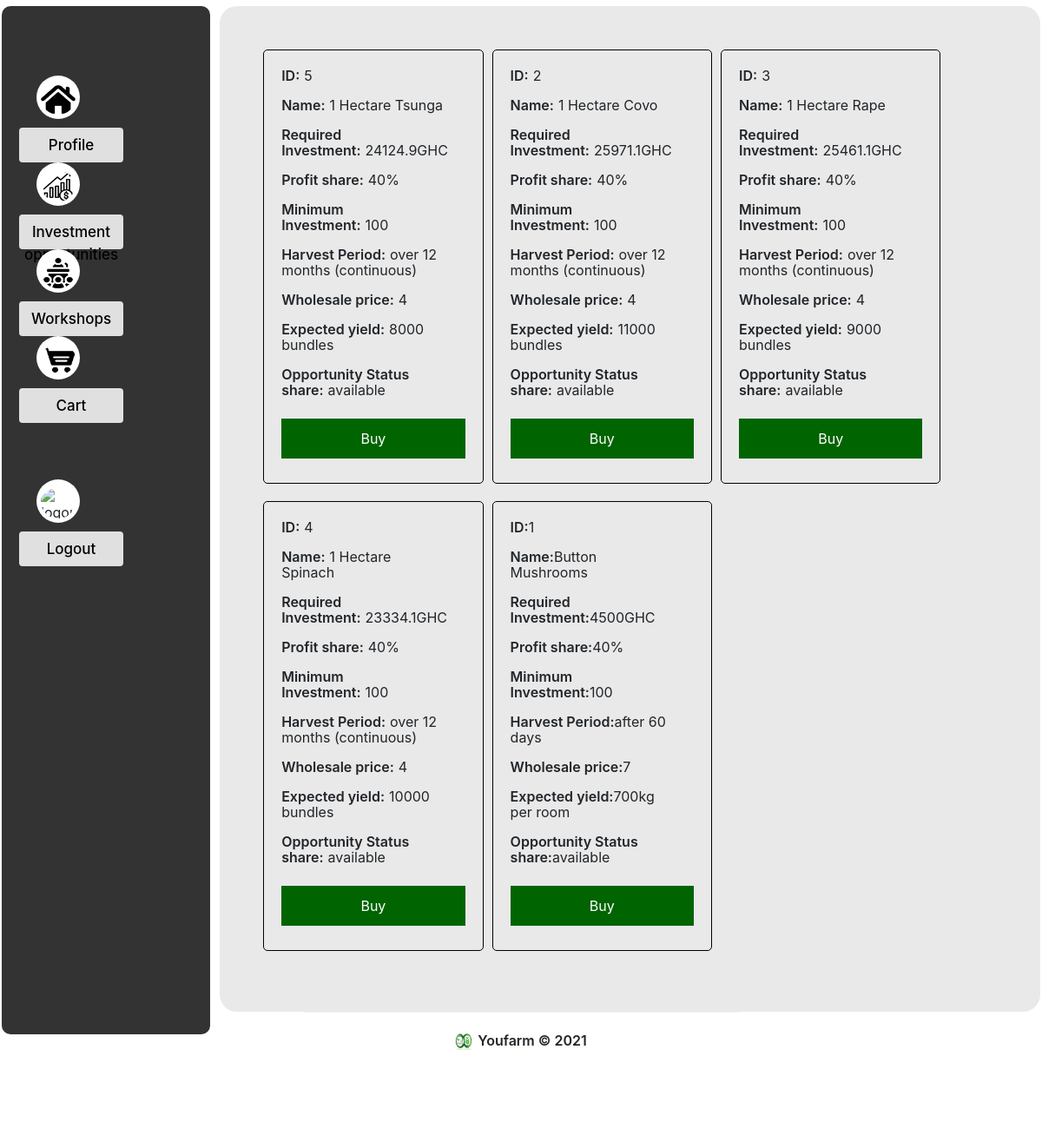
Screenshot of /Investment_opportunities.php with the database file from the repository.
### tables this page shows
CREATE TABLE `investmentopportunity` (
  `opportunity_id` int(11) NOT NULL,
  `oppname` varchar(50) DEFAULT NULL,
  `requiredinvestment` float DEFAULT NULL,
  `profitshare` varchar(5) DEFAULT NULL,
  `miniinvestment` float DEFAULT NULL,
  `harvestperiod` varchar(100) DEFAULT NULL,
  `wholesaleprice` float DEFAULT NULL,
  `expectedyield` varchar(100) DEFAULT NULL,
  `oppstatus` enum('available','taken') DEFAULT NULL
);

### Investment_opportunities.php (the view, shortened to what this page needs)
<?php require("database_credentials.php");
    $conn = new mysqli(servername,username,password,dbname);
    $sql = "Select opportunity_id, oppname, requiredinvestment, profitshare, miniinvestment,harvestperiod, wholesaleprice, expectedyield, oppstatus from investmentopportunity";
    $results= $conn->query($sql);
    $rows1 = mysqli_fetch_assoc($results);
    $product_id1 = $rows1["opportunity_id"];
    $product_name1 =$rows1["oppname"];
    $product_requiredinvestment1 =$rows1["requiredinvestment"];
    $product_profitshare1=$rows1["profitshare"];
    $product_miniinvestment1 =$rows1["miniinvestment"];
    $product_harvestperiod1 =$rows1["harvestperiod"];
    $product_wholesaleprice1 =$rows1["wholesaleprice"];
    $product_expectedyield1 =$rows1["expectedyield"];
    $product_oppstatus1 =$rows1["oppstatus"];
    $rows2 = mysqli_fetch_assoc($results);
    $product_id2 = $rows2["opportunity_id"];
    $product_name2 =$rows2["oppname"];
    $product_requiredinvestment2 =$rows2["requiredinvestment"];
    $product_miniinvestment2 =$rows2["miniinvestment"];
    $product_harvestperiod2 =$rows2["harvestperiod"];
    $product_wholesaleprice2 =$rows2["wholesaleprice"];
    $product_expectedyield2 =$rows2["expectedyield"];
    $product_oppstatus2 =$rows2["oppstatus"];
    $rows3 = mysqli_fetch_assoc($results);
    $product_id3 = $rows3["opportunity_id"];
    $product_name3 =$rows3["oppname"];
    $product_requiredinvestment3 =$rows3["requiredinvestment"];
    $product_profitshare3=$rows3["profitshare"];
    $product_miniinvestment3 =$rows3["miniinvestment"];
    $product_harvestperiod3 =$rows3["harvestperiod"];
    $product_wholesaleprice3 =$rows3["wholesaleprice"];
    $product_expectedyield3=$rows3["expectedyield"];
    $product_oppstatus3 =$rows3["oppstatus"];
    $rows4 = mysqli_fetch_assoc($results);
    $product_id4 = $rows4["opportunity_id"];
    $product_name4 =$rows4["oppname"];
    $product_requiredinvestment4 =$rows4["requiredinvestment"];
    $product_profitshare4=$rows4["profitshare"];
    $product_miniinvestment4 =$rows4["miniinvestment"];
    $product_harvestperiod4 =$rows4["harvestperiod"];
    $product_wholesaleprice4 =$rows4["wholesaleprice"];
    $product_expectedyield4 =$rows4["expectedyield"];
    $product_oppstatus4 =$rows4["oppstatus"];
    $rows5= mysqli_fetch_assoc($results);
    $product_id5 = $rows5["opportunity_id"];
    $product_name5=$rows5["oppname"];
    $product_requiredinvestment5 =$rows5["requiredinvestment"];
    $product_profitshare5=$rows5["profitshare"];
    $product_miniinvestment5 =$rows5["miniinvestment"];
    $product_harvestperiod5 =$rows5["harvestperiod"];
    $product_wholesaleprice5 =$rows5["wholesaleprice"];
    $product_expectedyield5 =$rows5["expectedyield"];
    $product_oppstatus5 =$rows5["oppstatus"];
?>
<!doctype html>
<html lang="en">
  <head>
    <link rel="stylesheet" href="https://stackpath.bootstrapcdn.com/bootstrap/4.3.1/css/bootstrap.min.css">
    <link rel="stylesheet" href="css/styling.css">
  </head>
   <body>
    <section>
        <div class="dashboard">
            <div class="sidebar">
                <span><img src="assets/home-icon-silhouette.png" alt="home-icon"/><a href="profile.php">Profile</a> </span>
                <span><img src="assets/profits.png" alt="opportunityicon"/><a href="Investment_opportunities.php">Investment opportunities</a> </span>
                <span><img src="assets/conference.png" alt="event-icon"/><a href="Workshops.php">Workshops</a> </span>
                <span><img src="assets/shopping-cart.png" alt="cart-icon"/><a href="cart.php">Cart</a> </span>
                <span style="margin-top:150px;"><img src="assets/logout.png" alt="logout-icon"/><a href="youfarmlogin.php">Logout</a> </span>
            </div>
            <div class="display-dashboard">
                <form action="Investment_opportunities.php" method="post">
                    <div class="left">
                        <span class="description">
                            <p style="width:90%; display:block;"><bold style="font-weight:600; margin-right:5px;">ID:</bold><?php echo $product_id5 ?></p>
                            <p style="width:90%; display:block;"><bold style="font-weight:600; margin-right:5px;">Name:</bold><?php echo $product_name5 ?></p>
                            <p style="width:90%; display:block;"><bold style="font-weight:600; margin-right:5px;">Required Investment:</bold><?php echo $product_requiredinvestment5 ?>GHC</p>
                            <p style="width:90%; display:block;"><bold style="font-weight:600; margin-right:5px;">Profit share:</bold><?php echo $product_profitshare5 ?></p>
                            <p style="width:90%; display:block;"><bold style="font-weight:600; margin-right:5px;">Minimum Investment:</bold><?php echo $product_miniinvestment5 ?></p>
                            <p style="width:90%; display:block;"><bold style="font-weight:600; margin-right:5px;">Harvest Period:</bold><?php echo $product_harvestperiod5 ?></p>
                            <p style="width:90%; display:block;"><bold style="font-weight:600; margin-right:5px;">Wholesale price:</bold><?php echo $product_wholesaleprice5 ?></p>
                            <p style="width:90%; display:block;"><bold style="font-weight:600; margin-right:5px;">Expected yield:</bold><?php echo $product_expectedyield5 ?></p>
                            <p style="width:90%; display:block;"><bold style="font-weight:600; margin-right:5px;">Opportunity Status share:</bold><?php echo $product_oppstatus5 ?></p>
                            <input style="background-color:darkgreen" type="submit" name="buy5" value="Buy">
                        </span>
                        <span class="description">
                            <p style="width:90%; display:block;"><bold style="font-weight:600; margin-right:5px;">ID:</bold><?php echo $product_id2 ?></p>
                            <p style="width:90%; display:block;"><bold style="font-weight:600; margin-right:5px;">Name:</bold><?php echo $product_name2 ?></p>
                            <p style="width:90%; display:block;"><bold style="font-weight:600; margin-right:5px;">Required Investment:</bold><?php echo $product_requiredinvestment2 ?>GHC</p>
                            <p style="width:90%; display:block;"><bold style="font-weight:600; margin-right:5px;">Profit share:</bold><?php echo $product_profitshare5 ?></p>
                            <p style="width:90%; display:block;"><bold style="font-weight:600; margin-right:5px;">Minimum Investment:</bold><?php echo $product_miniinvestment2 ?></p>
                            <p style="width:90%; display:block;"><bold style="font-weight:600; margin-right:5px;">Harvest Period:</bold><?php echo $product_harvestperiod2 ?></p>
                            <p style="width:90%; display:block;"><bold style="font-weight:600; margin-right:5px;">Wholesale price:</bold><?php echo $product_wholesaleprice2 ?></p>
                            <p style="width:90%; display:block;"><bold style="font-weight:600; margin-right:5px;">Expected yield:</bold><?php echo $product_expectedyield2 ?></p>
                            <p style="width:90%; display:block;"><bold style="font-weight:600; margin-right:5px;">Opportunity Status share:</bold><?php echo $product_oppstatus2 ?></p>
                            <input style="background-color:darkgreen" type="submit" name="buy2" value="Buy" >
                        </span>
                        <span class="description">
                            <p style="width:90%; display:block;"><bold style="font-weight:600; margin-right:5px;">ID:</bold><?php echo $product_id3 ?></p>
                            <p style="width:90%; display:block;"><bold style="font-weight:600; margin-right:5px;">Name:</bold><?php echo $product_name3 ?></p>
                            <p style="width:90%; display:block;"><bold style="font-weight:600; margin-right:5px;">Required Investment:</bold><?php echo $product_requiredinvestment3 ?>GHC</p>
                            <p style="width:90%; display:block;"><bold style="font-weight:600; margin-right:5px;">Profit share:</bold><?php echo $product_profitshare3 ?></p>
                            <p style="width:90%; display:block;"><bold style="font-weight:600; margin-right:5px;">Minimum Investment:</bold><?php echo $product_miniinvestment3 ?></p>
                            <p style="width:90%; display:block;"><bold style="font-weight:600; margin-right:5px;">Harvest Period:</bold><?php echo $product_harvestperiod3 ?></p>
                            <p style="width:90%; display:block;"><bold style="font-weight:600; margin-right:5px;">Wholesale price:</bold><?php echo $product_wholesaleprice3 ?></p>
                            <p style="width:90%; display:block;"><bold style="font-weight:600; margin-right:5px;">Expected yield:</bold><?php echo $product_expectedyield3 ?></p>
                            <p style="width:90%; display:block;"><bold style="font-weight:600; margin-right:5px;">Opportunity Status share:</bold><?php echo $product_oppstatus3 ?></p>
                            <input style="background-color:darkgreen" type="submit" name="buy3" value="Buy" >
                        </span>
                    </div>
                    <div class="left">
                        <span class="description">
                            <p style="width:90%; display:block;"><bold style="font-weight:600; margin-right:5px;">ID:</bold><?php echo $product_id4 ?></p>
                            <p style="width:90%; display:block;"><bold style="font-weight:600; margin-right:5px;">Name:</bold><?php echo $product_name4 ?></p>
                            <p style="width:90%; display:block;"><bold style="font-weight:600; margin-right:5px;">Required Investment:</bold><?php echo $product_requiredinvestment4 ?>GHC</p>
                            <p style="width:90%; display:block;"><bold style="font-weight:600; margin-right:5px;">Profit share:</bold><?php echo $product_profitshare4 ?></p>
                            <p style="width:90%; display:block;"><bold style="font-weight:600; margin-right:5px;">Minimum Investment:</bold><?php echo $product_miniinvestment4 ?></p>
                            <p style="width:90%; display:block;"><bold style="font-weight:600; margin-right:5px;">Harvest Period:</bold><?php echo $product_harvestperiod4 ?></p>
                            <p style="width:90%; display:block;"><bold style="font-weight:600; margin-right:5px;">Wholesale price:</bold><?php echo $product_wholesaleprice4 ?></p>
                            <p style="width:90%; display:block;"><bold style="font-weight:600; margin-right:5px;">Expected yield:</bold><?php echo $product_expectedyield4 ?></p>
                            <p style="width:90%; display:block;"><bold style="font-weight:600; margin-right:5px;">Opportunity Status share:</bold><?php echo $product_oppstatus4 ?></p>
                            <input style="background-color:darkgreen" type="submit" name="buy4" value="Buy" >
                        </span>
                        <span class="description">
                            <p style="width:90%; display:block;"><bold style="font-weight:600;">ID:</bold><?php echo $product_id1 ?></p>
                            <p style="width:90%; display:block;"><bold style="font-weight:600;">Name:</bold><?php echo $product_name1 ?></p>
                            <p style="width:90%; display:block;"><bold style="font-weight:600; ">Required Investment:</bold><?php echo $product_requiredinvestment1 ?>GHC</p>
                            <p style="width:90%; display:block;"><bold style="font-weight:600; ">Profit share:</bold><?php echo $product_profitshare1 ?></p>
                            <p style="width:90%; display:block;"><bold style="font-weight:600; ">Minimum Investment:</bold><?php echo $product_miniinvestment1 ?></p>
                            <p style="width:90%; display:block;"><bold style="font-weight:600;">Harvest Period:</bold><?php echo $product_harvestperiod1 ?></p>
                            <p style="width:90%; display:block;"><bold style="font-weight:600; ">Wholesale price:</bold><?php echo $product_wholesaleprice1 ?></p>
                            <p style="width:90%; display:block;"><bold style="font-weight:600;">Expected yield:</bold><?php echo $product_expectedyield1 ?></p>
                            <p style="width:90%; display:block;"><bold style="font-weight:600;">Opportunity Status share:</bold><?php echo $product_oppstatus1 ?></p>
                            <input style="background-color:darkgreen" type="submit" name="buy1" value="Buy">
                        </span>
                    </div>
                </form>
            </div>
        </div>
    </section>
    <footer style="clear:both;">
        <p><img src="assets/logo.jpg" alt="footer-image" class="footer-image"> Youfarm &copy; 2021</p>
    </footer>
  </body>
</html>

### css/styling.css (style rules this page uses)
body { background-color: white; }
* { box-sizing: border-box }
input[type=submit] { background-color: #444444; color: white; padding: 14px 20px; margin: 8px 0; border: none; cursor: pointer; width: 100%; }
div.dashboard { width:100%; height: 100%; margin:0; padding:2px; margin-top:5px; margin-bottom:40px; border-radius:20px; }
div.sidebar { width: 20%; position: fixed; z-index: 1; margin:0; border-radius: 10px; margin-left:0; position:fixed; height:90%; float:left; padding:80px 20px; background-color:#125c1d; }
div.display-dashboard { width:79%; margin-left:1%; height:100%; float:right; padding:50px; background-color:white; border-radius: 20px; background-color:rgb(200, 230, 215); }
div.sidebar span { display:block; margin:auto; width:100%; height:60px; margin-bottom:25px; }
div.sidebar img { width:50px; height:50px; margin-left: 20px; margin-right:20px; padding:5px; padding-top:10px; float:left; background-color:white; border-radius: 50%; }
div.sidebar a { display:block; width:60%; height:40px; padding:5px; padding-top:8px; cursor:pointer; text-align: center; background-color: #E0E0E0; text-decoration: black; color:BLACK; font-size: 17px; font-weight:500; margin-top:10px; float:left; border-radius: 4px; }
div.left { float:left; width:100%; line-height:18px; }
span.description { display:block; border:1px solid black; border-radius: 5px; width:30%; float:left; padding:20px; margin-right:10px; margin-bottom:20px; }
footer { width: 500px; margin:auto; margin-top:100px; height:150px; text-align: center; border-width: 500px; padding-top:20px; border-top:1px solid #f1f1f1; }
img.footer-image { width:50px; height:50px; display:inline; margin-right:2px; }
footer p { font-weight:600; }
div.dashboard { width:100%; height: 100%; margin:0; background-color:white; padding:2px; margin-top:5px; margin-bottom:40px; border-radius:20px; }
div.sidebar { width: 20%; position: fixed; z-index: 1; margin:0; border-radius: 10px; margin-left:0; position:fixed; height:90%; float:left; padding:80px 20px; background-color:#333; }
div.display-dashboard { width:79%; margin-left:1%; height:100%; float:right; background-color:white; border-radius: 20px; background-color:rgb(233, 233, 233); }
div.sidebar img { width:50px; height:50px; margin-left: 20px; margin-right:20px; padding:5px; padding-top:10px; float:left; background-color: white; border-radius: 50%; }
div.sidebar a { display:block; width:60%; height:40px; padding:5px; padding-top:8px; cursor:pointer; text-align: center; background-color: #E0E0E0; text-decoration: none; color:black; font-size: 17px; font-weight:500; margin-top:10px; float:left; border-radius: 4px; }
img.footer-image { width:20px; height:20px; display:inline; margin-right:2px; }

### rows the page displays
investmentopportunity: opportunity_id "5", oppname "1 Hectare Tsunga", requiredinvestment "24124.9", profitshare "40%", miniinvestment "100", harvestperiod "over 12 months (continuous)", wholesaleprice "4", expectedyield "8000 bundles", oppstatus "available"
investmentopportunity: opportunity_id "2", oppname "1 Hectare Covo", requiredinvestment "25971.1", miniinvestment "100", harvestperiod "over 12 months (continuous)", wholesaleprice "4", expectedyield "11000 bundles", oppstatus "available"
investmentopportunity: opportunity_id "3", oppname "1 Hectare Rape", requiredinvestment "25461.1", profitshare "40%", miniinvestment "100", harvestperiod "over 12 months (continuous)", wholesaleprice "4", expectedyield "9000 bundles", oppstatus "available"
investmentopportunity: opportunity_id "4", oppname "1 Hectare Spinach", requiredinvestment "23334.1", profitshare "40%", miniinvestment "100", harvestperiod "over 12 months (continuous)", wholesaleprice "4", expectedyield "10000 bundles", oppstatus "available"
investmentopportunity: opportunity_id "1", oppname "Button Mushrooms", requiredinvestment "4500", profitshare "40%", miniinvestment "100", harvestperiod "after 60 days", wholesaleprice "7", expectedyield "700kg per room", oppstatus "available"
